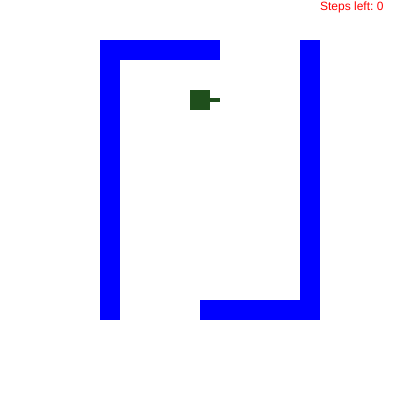
Frame 1 (no input)
Frame 60 (no input): identical to frame 1, image omitted
Frame 120 (the mouse pressed at the canvas centre since frame 60): identical to frame 1, image omitted

The p5.js sketch that drew this single still picture (run headless with seeded random() and noise() and a simulated clock; from frame 60 on, the mouse is pressed at the canvas centre):

// p5.js sketch
// ── sketch.js
// A* search based on BFS
// need q, inq, and comefrom, and cost as well as fcost in q
// much faster than BFS
// and still achieve shortest path
// collision detection still in effect

var oneDegree, twoDegrees, angle45, angle179;

var tileMap = [
  "                    ",
  "                    ",
  "     wwwwww    w    ",
  "     w         w    ",
  "     w         w    ",
  "     w         w    ",
  "     w         w    ",
  "     w         w    ",
  "     w         w    ",
  "     w         w    ",
  "     w         w    ",
  "     w         w    ",
  "     w         w    ",
  "     w         w    ",
  "     w         w    ",
  "     w    wwwwww    ",
  "                    ",
  "                    ",
  "                    ",
  "                    "];

var wallObj = function (x, y) {
  this.x = x;
  this.y = y;
};

var qObj = function (x, y) {
  this.x = x;
  this.y = y;
  this.fcost = 0;
};

qObj.prototype.set = function (a, b) {
  this.x = a;
  this.y = b;
};

var graph = [];
var cost = [];
var inq = [];
var comefrom = [];
var path = [];
var q = [];
var pathLen = 0;
var pathFound = 0;
var qLen = 0;
var qStart = 0;

var initialized = 0;
var walls = [];

var initializeTilemap = function () {
  for (var i = 0; i < tileMap.length; i++) {
    for (var j = 0; j < tileMap[i].length; j++) {
      if (tileMap[i][j] === 'w') {
        walls.push(new wallObj(j * 20, i * 20));
        graph[i][j] = -1;
      }
      else {
        graph[i][j] = 0;
      }
    }
  }
};

var displayTilemap = function () {
  fill(0, 0, 255);
  noStroke();
  for (var i = 0; i < walls.length; i++) {
    rect(walls[i].x, walls[i].y, 20, 20);
  }
};

var haltState = function () {
  this.angle = 0;
};

var turnState = function () {
  this.angle = 0;
  this.angleDir = 0;
  this.vec = new p5.Vector(0, 0);
};

var chaseState = function () {
  this.step = new p5.Vector(0, 0);
};

var tankObj = function (x, y) {
  this.position = new p5.Vector(x, y);
  this.state = [new haltState(), new turnState(), new chaseState()];
  this.currState = 0;
  this.angle = 0;
  this.whisker1 = new p5.Vector(0, 0);
  this.whisker2 = new p5.Vector(0, 0);
};

var targetObj = function (x, y) {
  this.x = x;
  this.y = y;
};

var tank, target, targetPos, finalDest;

tankObj.prototype.changeState = function (x) {
  this.currState = x;
};

haltState.prototype.execute = function (me) {

  if (dist(me.position.x, me.position.y, target.x, target.y) < 5) {
    me.changeState(1);
  }
};

turnState.prototype.execute = function (me) {
  this.vec.set(target.x - me.position.x, target.y - me.position.y);
  this.angle = this.vec.heading();
  var angleDiff = abs(this.angle - me.angle);
  if (angleDiff > twoDegrees) {
    if (this.angle > me.angle) {
      this.angleDir = oneDegree;
    }
    else {
      this.angleDir = -oneDegree;
    }
    if (angleDiff > PI) {
      this.angleDir = -this.angleDir;
    }

    me.angle += this.angleDir;
    if (me.angle > PI) {
      me.angle = -angle179;
    }
    else if (me.angle < -PI) {
      me.angle = angle179;
    }
  }
  else {
    me.changeState(2);
  }
};

var findIntersection = function (p) {
  var distance = 0;

  for (var i = 0; i < walls.length; i++) {
    var d = dist(p.x, p.y, walls[i].x + 10, walls[i].y + 10);
    if (d < 20) {
      distance += d;
    }
  }

  if (distance === 0) {
    distance = 100000;
  }

  return (distance);
};

chaseState.prototype.collideWall = function (me) {
  var collide = 0;
  this.step.set(target.x - me.position.x, target.y - me.position.y);
  this.step.normalize();
  this.step.mult(15);
  var ahead = p5.Vector.add(me.position, this.step);
  for (var i = 0; i < walls.length; i++) {
    if (dist(ahead.x, ahead.y, walls[i].x + 10, walls[i].y + 10) < 20) {
      collide = 1;

      me.whisker1.set(this.step.x, this.step.y);
      me.whisker2.set(this.step.x, this.step.y);
      me.whisker1.rotate(angle45);
      me.whisker2.rotate(-angle45);
      me.whisker1.add(me.position);
      me.whisker2.add(me.position);
      var dist1 = findIntersection(me.whisker1);
      var dist2 = findIntersection(me.whisker2);

      if (dist1 > dist2) {
        target.x = me.whisker1.x;
        target.y = me.whisker1.y;
      }
      else {
        target.x = me.whisker2.x;
        target.y = me.whisker2.y;
      }
    }
  }

  return (collide);
};

chaseState.prototype.execute = function (me) {
  if (this.collideWall(me) === 1) {
    me.changeState(1);
  }
  else if (dist(target.x, target.y, me.position.x, me.position.y) > 2) {
    this.step.set(target.x - me.position.x, target.y - me.position.y);
    this.step.normalize();
    me.position.add(this.step);
  }
  else {
    if ((finalDest.x === target.x) && (finalDest.y === target.y)) {
      me.changeState(0);
    }
    else {
      pathLen--;
      if (pathLen > 0) {
        target.x = path[pathLen].x;
        target.y = path[pathLen].y;
      }
      else {
        target.x = finalDest.x;
        target.y = finalDest.y;
      }
      me.changeState(1);
    }
  }
};

tankObj.prototype.draw = function () {
  push();
  translate(this.position.x, this.position.y);
  rotate(this.angle);
  fill(31, 79, 28);
  rect(-10, -10, 20, 20);
  rect(0, -2, 20, 4);
  pop();
};

var initGraph = function (x, y) {
  for (var i = 0; i < 20; i++) {
    for (var j = 0; j < 20; j++) {
      if (graph[i][j] > 0) {
        graph[i][j] = 0;
      }
      inq[i][j] = 0;
      cost[i][j] = 0;
    }
  }

  graph[x][y] = 1;
};

//////////////////////////////////////////////////////////////////////
var findAStarPath = function (x, y) {
  var i, j, a, b;
  qLen = 0;
  graph[x][y] = 1;
  inq[x][y] = 1;
  q[qLen].set(x, y);
  q[qLen].fcost = 0;
  qLen++;
  pathLen = 0;
  qStart = 0;

  var findMinInQ = function () {
    var min = q[qStart].fcost;
    var minIndex = qStart;
    for (var i = qStart + 1; i < qLen; i++) {
      if (q[i].fcost < min) {
        min = q[i].qStart;
        minIndex = i;
      }
    }
    if (minIndex !== qStart) {  // swap
      var t1 = q[minIndex].x;
      var t2 = q[minIndex].y;
      var t3 = q[minIndex].fcost;
      q[minIndex].x = q[qStart].x;
      q[minIndex].y = q[qStart].y;
      q[minIndex].fcost = q[qStart].fcost;
      q[qStart].x = t1;
      q[qStart].y = t2;
      q[qStart].fcost = t3;
    }
  };

  var setComeFrom = function (a, b, i, j) {
    inq[a][b] = 1;
    comefrom[a][b].set(i, j);
    q[qLen].set(a, b);
    cost[a][b] = cost[i][j] + 10;
    q[qLen].fcost = cost[a][b] + dist(b * 20 + 10, a * 20 + 10, finalDest.x,
      finalDest.y);
    qLen++;
  };

  while ((qStart < qLen) && (pathFound === 0)) {
    findMinInQ();
    i = q[qStart].x;
    j = q[qStart].y;
    graph[i][j] = 1;
    qStart++;

    if ((i === targetPos.x) && (j === targetPos.y)) {
      pathFound = 1;
      path[pathLen].set(j * 20 + 10, i * 20 + 10);
      pathLen++;
    }

    a = i + 1;
    b = j;
    if ((a < 20) && (pathFound === 0)) {
      if ((graph[a][b] === 0) && (inq[a][b] === 0)) {
        setComeFrom(a, b, i, j);
      }
    }
    a = i - 1;
    b = j;
    if ((a >= 0) && (pathFound === 0)) {
      if ((graph[a][b] === 0) && (inq[a][b] === 0)) {
        setComeFrom(a, b, i, j);
      }
    }
    a = i;
    b = j + 1;
    if ((b < 20) && (pathFound === 0)) {
      if ((graph[a][b] === 0) && (inq[a][b] === 0)) {
        setComeFrom(a, b, i, j);
      }
    }
    a = i;
    b = j - 1;
    if ((b >= 0) && (pathFound === 0)) {
      if ((graph[a][b] === 0) && (inq[a][b] === 0)) {
        setComeFrom(a, b, i, j);
      }
    }
  }   // while

  while ((i !== x) || (j !== y)) {
    a = comefrom[i][j].x;
    b = comefrom[i][j].y;
    path[pathLen].set(b * 20 + 10, a * 20 + 10);
    pathLen++;
    i = a;
    j = b;
  }
};

var mouseClicked = function () {
  target.x = mouseX;
  target.y = mouseY;
  finalDest.x = target.x;
  finalDest.y = target.y;
  targetPos.x = floor(finalDest.y / 20);
  targetPos.y = floor(finalDest.x / 20);
  var i = floor(tank.position.y / 20);
  var j = floor(tank.position.x / 20);
  initGraph(i, j);
  pathFound = 0;
  pathLen = 0;
  findAStarPath(i, j);
  pathLen--;
  target.x = path[pathLen].x;
  target.y = path[pathLen].y;
  if (tank.currState !== 1) {
    tank.changeState(1);
  }
};

function setup() {
  createCanvas(400, 400);
  angleMode(RADIANS);
  oneDegree = PI / 180;
  twoDegrees = PI / 90;
  angle179 = PI - oneDegree;
  angle45 = PI / 4;

  graph = new Array(20);
  cost = new Array(20);
  inq = new Array(20);
  comefrom = new Array(20);
  for (var i = 0; i < 20; i++) {
    graph[i] = new Array(20);
    cost[i] = new Array(20);
    inq[i] = new Array(20);
    comefrom[i] = new Array(20);
  }
  for (i = 0; i < 400; i++) {
    path.push(new p5.Vector(0, 0));
    q.push(new qObj(0, 0));
  }
  for (i = 0; i < 20; i++) {
    for (var j = 0; j < 20; j++) {
      comefrom[i][j] = new p5.Vector(0, 0);
    }
  }

  tank = new tankObj(200, 100);
  target = new targetObj(0, 0);
  targetPos = new targetObj(0, 0);
  finalDest = new targetObj(0, 0);

  initialized = 1;
  initializeTilemap();
}

var draw = function () {
  background(255, 255, 255);
  displayTilemap();
  tank.draw();
  tank.state[tank.currState].execute(tank);
  fill(255, 0, 0);
  text("Steps left: " + pathLen, 320, 10);
};

// ── logo.js
/**
 * ECE_4525: Project 0, Logo Animation
 * Author: Matthew Luu Trang
 * PID: mattluutrang
 * Date: 9/2/2021
 *
 * This assignment contains the code for my logo, a robot and assembly line. The letters M, L, and T
 * are all present in the logo and are representative of my initials.
 */


class T {
  /**
   * This class forms the letter T
   */
  constructor(x, y, diameter, angle, r_rate) {
    this.x = x;
    this.y = y;
    this.d = diameter;
    this.angle = angle;
    this.r_rate = r_rate;
  }
  draw() {
    /**
     * Draw the letter T using the angle and trigonometry
     */
    stroke("#FFB7C3");
    strokeWeight(6);
    var tr_x = this.x + this.d / 2 * cos(-PI / 4 + this.angle);
    var tr_y = this.y + this.d / 2 * sin(-PI / 4 + this.angle);
    var tl_x = this.x + this.d / 2 * cos(-3 * PI / 4 + this.angle);
    var tl_y = this.y + this.d / 2 * sin(-3 * PI / 4 + this.angle);
    line(tl_x, tl_y, tr_x, tr_y); // Draw the top line of the T
    var b_x = this.x + this.d / 2 * cos(-3 * PI / 2 + this.angle);
    var b_y = this.y + this.d / 2 * sin(-3 * PI / 2 + this.angle);
    var m_x = (tr_x + tl_x) / 2;
    var m_y = (tr_y + tl_y) / 2;
    line(b_x, b_y, m_x, m_y); // Draw the stalk of the T
  }
  update() {
    /**
     * Update the angle
     */
    this.angle = this.angle + this.r_rate;
  }
}

class L {
  /**
   * This class forms the letter L
   * @param {*} x: The x coordinate of the L
   * @param {*} y: The y coordinate of the L
   * @param {*} diameter: The diameter of the L
   * @param {*} angle: The angle of the L
   * @param {*} r_rate: The rotation rate of the L
   */
  constructor(x, y, diameter) {
    this.x = x;
    this.y = y;
    this.d = diameter;
  }
  draw() {
    /**
     * Draw the letter L
     */
    stroke("#FFB7C3");
    strokeWeight(4);
    var tl_x = this.x + this.d / 2.5;
    var tl_y = this.y + this.d / 3;
    var bl_x = this.x + this.d / 2.5;
    var bl_y = this.y + 2 * this.d / 3;
    line(tl_x, tl_y, bl_x, bl_y); // Draw the vertical line
    var br_x = this.x + 2 * this.d / 3;
    var br_y = this.y + 2 * this.d / 3;
    line(br_x, br_y, bl_x, bl_y); // Draw the horizontal line

  }
  update(x, y) {
    /**
     * Update the position
     */
    this.x = x;
    this.y = y;
  }
}

class M {
  /**
   * This class forms the letter M
   * @param {*} x: The x coordinate of the M
   * @param {*} y: The y coordinate of the M
   * @param {*} diameter: The diameter of the M
   * @param {*} angle: The angle of the M
   * @param {*} r_rate: The rotation rate of the M
   */
  constructor(x, y, diameter, angle, r_rate) {
    this.x = x;
    this.y = y;
    this.d = diameter;
    this.angle = angle;
    this.r_rate = r_rate;
  }
  draw() {
    /**
     * Draw the letter M using the angle and trigonometry
     */
    stroke("#FFB7C3");
    strokeWeight(6);
    var tr_x = this.x + this.d / 2 * cos(-PI / 4 + this.angle);
    var tr_y = this.y + this.d / 2 * sin(-PI / 4 + this.angle);
    line(this.x, this.y, tr_x, tr_y);
    var tl_x = this.x + this.d / 2 * cos(-3 * PI / 4 + this.angle);
    var tl_y = this.y + this.d / 2 * sin(-3 * PI / 4 + this.angle);
    line(this.x, this.y, tl_x, tl_y);
    var bl_x = this.x + this.d / 2 * cos(-5 * PI / 4 + this.angle);
    var bl_y = this.y + this.d / 2 * sin(-5 * PI / 4 + this.angle);
    line(bl_x, bl_y, tl_x, tl_y);
    var br_x = this.x + this.d / 2 * cos(-7 * PI / 4 + this.angle);
    var br_y = this.y + this.d / 2 * sin(-7 * PI / 4 + this.angle);
    line(br_x, br_y, tr_x, tr_y);
  }
  update() {
    /**
     * Update the angle
     */
    this.angle = this.angle + this.r_rate;
  }
}

class Gear {
  /**
   * This class forms a rotating gear with a letter
   * @param {*} x: The x coordinate of the gear
   * @param {*} y: The y coordinate of the gear
   * @param {*} diameter: The diameter of the gear
   * @param {*} angle: The angle of the gear
   * @param {*} r_rate: The rotation rate of the gear
   * @param {*} letter: The letter for the gear
   * @param {*} color: The color of the gear
   */
  constructor(x, y, diameter, angle, r_rate, letter, color) {
    this.x = x;
    this.y = y;
    this.d = diameter;
    this.inner_d = diameter * 0.5;
    this.angle = angle;
    this.r_rate = r_rate;
    this.color = color;
    if (letter == "M") {
      this.letter = new M(this.x, this.y, this.inner_d, this.angle, this.r_rate)
    }
    else if (letter == "T") {
      this.letter = new T(this.x, this.y, this.inner_d, this.angle, this.r_rate)
    }
  }
  draw() {
    /**
     * Draw the gear
     */
    noStroke();
    fill(this.color);
    circle(this.x, this.y, this.d); // Outer circle
    var num_spokes = 6;
    var spoke_h = this.d * .5; // spoke height
    for (var i = 0; i < num_spokes; i++) {
      var theta = radians(i * 360 / num_spokes) + this.angle;
      var spk_x = spoke_h * cos(theta) + this.x;
      var spk_y = spoke_h * sin(theta) + this.y;
      circle(spk_x, spk_y, 15); // spoke
    }
    fill("grey");
    circle(this.x, this.y, this.inner_d); // inner circle
    this.letter.draw(); // draw the letter
  }
  update() {
    /**
     * Update the angle and update the letter
     */
    this.angle = this.angle + this.r_rate;
    this.letter.update();
  }
}

class Tread {
  /**
   * This class makes a tread or assembly line that goes through the gears
   * @param {*} x1: The first x coordinate
   * @param {*} y1: The second y coordinate
   * @param {*} x2: The second x coordinate
   * @param {*} y2: The second y coordinate
   * @param {*} diameter: The diameter of the tread
   * @param {*} offset: The offset for the diameter
   */
  constructor(x1, y1, x2, y2, diameter, offset) {
    this.x1 = x1;
    this.y1 = y1;
    this.x2 = x2;
    this.y2 = y2;
    this.d = diameter;
    this.offset = offset;
    this.color = "black";
  }
  draw() {
    /**
     * Draw the treads
     */
    strokeWeight(10);
    fill("#BCF4F5");
    stroke(this.color);
    arc(this.x1, this.y1, this.d + this.offset, this.d + this.offset, PI / 2, 3 * PI / 2); // Left arc
    arc(this.x2, this.y2, this.d + this.offset, this.d + this.offset, -PI / 2, -3 * PI / 2); // Right arc
    line(this.x1, this.y1 + (this.d + this.offset) / 2, this.x2, this.y2 + (this.d + this.offset) / 2) // bottom line
    line(this.x1, this.y1 - (this.d + this.offset) / 2, this.x2, this.y2 - (this.d + this.offset) / 2) // top line
  }
}

class Box {
  /**
   * This class forms a box
   * @param {*} x: The x coordinate of the box
   * @param {*} y: The y coordinate of the box
   * @param {*} size: The size of the box
   * @param {*} color: The color of the box
   * @param {*} angle: The initial angle of the box
   */
  constructor(x, y, size, color, angle) {
    this.init_y = y
    this.x = x;
    this.y = y;
    this.size = size;
    this.color = color;
    this.angle = angle;
    this.arc = false;
    this.speed = 115 / 2 * PI / 128;
    this.letter = new L(this.x, this.y, this.size);
  }
  draw() {
    /**
     * Draw the box
     */
    noStroke();
    fill(this.color)
    rect(this.x, this.y, this.size, this.size);
    this.letter.draw();
  }
  update() {
    /**
     * Update the position of the box based on the current position and angle
     */
    this.x = this.speed * cos(this.angle) + this.x;
    this.y = this.speed * sin(this.angle) + this.y;
    // if arc, then the box should be moving in an arc
    if (this.arc) {
      this.angle += radians(-3); // increment the angle
      if (this.y > this.init_y) {
        // if the y position has passed the initial starting point, we've landed and should stop arcing
        this.angle = 0;
        this.arc = false;
        this.speed = 115 / 2 * PI / 128;
      }
    }
    if (this.x > 300 - this.size) {
      // if the x position has passed a certain point then we are at the end of the tread, so start arcing
      this.arc = true;
      this.angle = radians(-93)
      this.speed = 115 / 2 * PI * 3 / 128;
    }
    this.letter.update(this.x, this.y);
    return this.arc;
  }
}

class Bot {
  /**
   * This class forms the robot
   */
  constructor() {
    this.x = 150;
    this.y = 50;
    this.color = "#4ABB77";
    this.angle = 0;
    this.r_arm = 60;
    this.l_arm = 60;
  }
  draw() {
    /**
     * Draw the robot
     */
    noStroke();
    fill(this.color);
    rect(this.x, this.y, 100, 50, 30); // Head
    rect(this.x + 40, this.y + 35, 20, 50, 30); // Neck
    rect(this.x - 10, this.y + 70, 120, 120, 30, 30, 50, 50); // Body
    rect(this.x + 30, this.y + 200, 40, 20, 30); // Tail
    rect(this.x + 40, this.y + 230, 20, 20, 30); // Tail x2

    fill("#2D3142");
    rect(this.x + 10, this.y + 5, 80, 40, 20); // Face
    rect(this.x + 20, this.y + 100, 60, 35, 20, 20, 20, 20); // Body Plate
    fill(this.color);
    rect(this.x + 45, this.y + 35, 10, 5, 20, 20, 20, 20); // mouth

    circle(this.x + 30, this.y + 25, 20); //left eye
    circle(this.x + 70, this.y + 25, 20); //right eye
    fill("#2C9886");
    rect(this.x - 30, this.y + 90, 30, this.l_arm, 20, 20, 20, 20); // left arm
    rect(this.x + 100, this.y + 90, 30, this.r_arm, 20, 20, 20, 20); // right arm
  }
  update(arc) {
    /**
     * Update the arm position based on if it is arcing
     */
    if (arc) {
      // if we are throwing the box
      if (this.r_arm > 25) {
        // until a certain limit
        this.r_arm = this.r_arm - 2; // raise the arm
      }
    }
    else {
      // if the box has landed
      if (this.r_arm < 59) {
        // until a certain limit
        this.r_arm = this.r_arm + 2; // lower the arm
      }
    }
  }
}

// Declare variables for the components
var gears = [];
var boxl;
var tread;
var robot;

function setupLogo() {
  /**
   * Setup Function, called once
   */
  createCanvas(400, 400);
  var r_rate = PI / 128;
  //var r_rate = 0;
  var offset = 15;
  tread = new Tread(100, 280, 300, 280, 115, 20);
  gears.push(new Gear(100, 280, 115, 0, r_rate, "M", "#369861"))
  gears.push(new Gear(300, 280, 115, 0, r_rate, "T", "#369861"))
  var box_size = 40;
  var box_start_y = 280 - 115 - offset + box_size / 2;
  boxl = new Box(100, box_start_y, box_size, "gray", 0);
  robot = new Bot();
}

function drawLogo() {
  /**
   * Draw the components
   */
  background("#BCF4F5");
  robot.draw();
  tread.draw();
  boxl.draw();
  var arc = boxl.update();
  for (var i = 0; i < gears.length; i++) {
    gears[i].draw();
    gears[i].update();
  }
  robot.update(arc);
}

// ── particle.js
// this class describes the properties of a single particle.
class Particle {
    // setting the co-ordinates, radius and the
    // speed of a particle in both the co-ordinates axes.
    constructor() {
        this.x = random(0, width);
        this.y = random(0, height);
        this.r = random(1, 8);
        this.xSpeed = random(-2, 2);
        this.ySpeed = random(-1, 1.5);
    }

    // creation of a particle.
    createParticle() {
        noStroke();
        fill('rgba(200,169,169,0.5)');
        circle(this.x, this.y, this.r);
    }

    // setting the particle in motion.
    moveParticle() {
        if (this.x < 0 || this.x > width)
            this.xSpeed *= -1;
        if (this.y < 0 || this.y > height)
            this.ySpeed *= -1;
        this.x += this.xSpeed;
        this.y += this.ySpeed;
    }

    // this function creates the connections(lines)
    // between particles which are less than a certain distance apart
    joinParticles(particles) {
        particles.forEach(element => {
            let dis = dist(this.x, this.y, element.x, element.y);
            if (dis < 85) {
                stroke('rgba(255,255,255,0.04)');
                line(this.x, this.y, element.x, element.y);
            }
        });
    }
}

// an array to add multiple particles
let particles = [];

function init() {
    var mapWidth = 800
    for (let i = 0; i < mapWidth / 10; i++) {
        particles.push(new Particle());
    }
}

function drawParticles() {
    for (let i = 0; i < particles.length; i++) {
        particles[i].createParticle();
        particles[i].moveParticle();
        particles[i].joinParticles(particles.slice(i));
    }
}
// ── start_screen.js
class StartScreenObj {
    constructor() {
        this.background_color = "grey";
        this.font_color = "#FFB7C3";
        this.x = 0;
        this.y = 0;
    }
    draw() {
        noStroke();
        fill(this.background_color);
        rect(this.x, this.y, width, height);
        fill(this.font_color);
        textSize(32);
        text("Welcome to Mech-Tech", this.x + 20, this.y + 20);
    }
}
